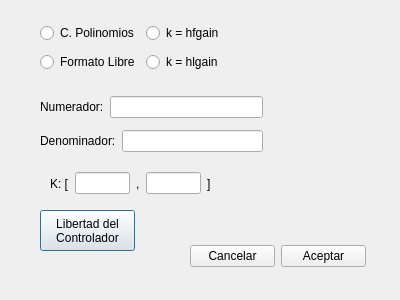
<?xml version="1.0" encoding="UTF-8"?>
<ui version="4.0">
 <class>introducirEContr</class>
 <widget class="QDialog" name="introducirEContr">
  <property name="geometry">
   <rect>
    <x>0</x>
    <y>0</y>
    <width>400</width>
    <height>300</height>
   </rect>
  </property>
  <property name="windowTitle">
   <string>Dialog</string>
  </property>
  <widget class="QStackedWidget" name="imagenes">
   <property name="geometry">
    <rect>
     <x>240</x>
     <y>150</y>
     <width>131</width>
     <height>80</height>
    </rect>
   </property>
   <widget class="QWidget" name="page"/>
   <widget class="QWidget" name="page_2">
    <widget class="QLabel" name="label_poli">
     <property name="geometry">
      <rect>
       <x>0</x>
       <y>0</y>
       <width>131</width>
       <height>81</height>
      </rect>
     </property>
     <property name="text">
      <string/>
     </property>
    </widget>
   </widget>
   <widget class="QWidget" name="page_3">
    <widget class="QLabel" name="label_hf">
     <property name="geometry">
      <rect>
       <x>0</x>
       <y>0</y>
       <width>131</width>
       <height>81</height>
      </rect>
     </property>
     <property name="text">
      <string/>
     </property>
    </widget>
   </widget>
   <widget class="QWidget" name="page_4">
    <widget class="QLabel" name="label_hl">
     <property name="geometry">
      <rect>
       <x>0</x>
       <y>0</y>
       <width>131</width>
       <height>81</height>
      </rect>
     </property>
     <property name="text">
      <string/>
     </property>
    </widget>
   </widget>
  </widget>
  <widget class="QPushButton" name="libertad">
   <property name="geometry">
    <rect>
     <x>40</x>
     <y>210</y>
     <width>95</width>
     <height>41</height>
    </rect>
   </property>
   <property name="text">
    <string>Libertad del
Controlador</string>
   </property>
  </widget>
  <widget class="QWidget" name="layoutWidget2">
   <property name="geometry">
    <rect>
     <x>40</x>
     <y>90</y>
     <width>223</width>
     <height>70</height>
    </rect>
   </property>
   <layout class="QVBoxLayout" name="verticalLayout">
    <item>
     <layout class="QHBoxLayout" name="horizontalLayout_2">
      <item>
       <widget class="QLabel" name="label">
        <property name="text">
         <string>Numerador:</string>
        </property>
       </widget>
      </item>
      <item>
       <widget class="QLineEdit" name="nume"/>
      </item>
     </layout>
    </item>
    <item>
     <layout class="QHBoxLayout" name="horizontalLayout_3">
      <item>
       <widget class="QLabel" name="label_2">
        <property name="text">
         <string>Denominador:</string>
        </property>
       </widget>
      </item>
      <item>
       <widget class="QLineEdit" name="deno"/>
      </item>
     </layout>
    </item>
   </layout>
  </widget>
  <widget class="QWidget" name="layoutWidget1">
   <property name="geometry">
    <rect>
     <x>190</x>
     <y>240</y>
     <width>176</width>
     <height>33</height>
    </rect>
   </property>
   <layout class="QHBoxLayout" name="horizontalLayout_5">
    <item>
     <widget class="QPushButton" name="cancelar">
      <property name="text">
       <string>Cancelar</string>
      </property>
     </widget>
    </item>
    <item>
     <widget class="QPushButton" name="aceptar">
      <property name="text">
       <string>Aceptar</string>
      </property>
     </widget>
    </item>
   </layout>
  </widget>
  <widget class="QWidget" name="layoutWidget3">
   <property name="geometry">
    <rect>
     <x>40</x>
     <y>20</y>
     <width>199</width>
     <height>56</height>
    </rect>
   </property>
   <layout class="QHBoxLayout" name="horizontalLayout">
    <item>
     <layout class="QVBoxLayout" name="verticalLayout_2">
      <item>
       <widget class="QRadioButton" name="c_poli">
        <property name="text">
         <string>C. Polinomios</string>
        </property>
       </widget>
      </item>
      <item>
       <widget class="QRadioButton" name="fl">
        <property name="text">
         <string>Formato Libre</string>
        </property>
       </widget>
      </item>
     </layout>
    </item>
    <item>
     <layout class="QVBoxLayout" name="verticalLayout_3">
      <item>
       <widget class="QRadioButton" name="hf">
        <property name="text">
         <string>k = hfgain</string>
        </property>
       </widget>
      </item>
      <item>
       <widget class="QRadioButton" name="lf">
        <property name="text">
         <string>k = hlgain</string>
        </property>
       </widget>
      </item>
     </layout>
    </item>
   </layout>
  </widget>
  <widget class="QWidget" name="layoutWidget">
   <property name="geometry">
    <rect>
     <x>50</x>
     <y>170</y>
     <width>161</width>
     <height>27</height>
    </rect>
   </property>
   <layout class="QHBoxLayout" name="horizontalLayout_4">
    <item>
     <widget class="QLabel" name="label_3">
      <property name="text">
       <string>K: [</string>
      </property>
     </widget>
    </item>
    <item>
     <widget class="QLineEdit" name="kInicio"/>
    </item>
    <item>
     <widget class="QLabel" name="label_4">
      <property name="text">
       <string>,</string>
      </property>
     </widget>
    </item>
    <item>
     <widget class="QLineEdit" name="kFinal"/>
    </item>
    <item>
     <widget class="QLabel" name="label_5">
      <property name="text">
       <string>]</string>
      </property>
     </widget>
    </item>
   </layout>
  </widget>
 </widget>
 <resources/>
 <connections/>
</ui>
